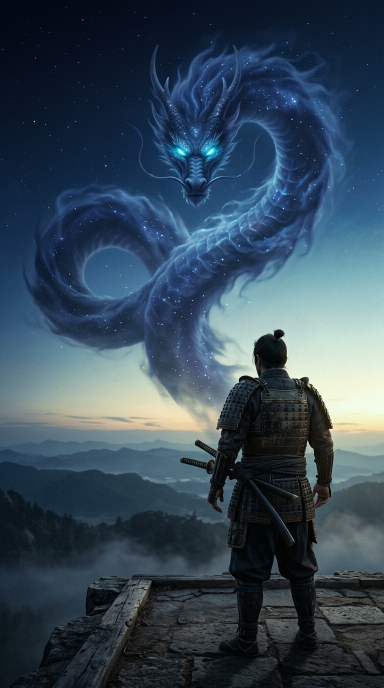
#> input picture stillwave/assets/seiryu-shorts-fr1.jpg, 768 x 1376 px, found by its file name (shown at 1/2 size)
$ python seiryu-short-build.py
#> lines starting #> are read from the running program, lines starting #| are printed output that depends on the picture
#!/usr/bin/env python3
"""SEIRYU Short builder — 6 vertical shots, jitter-free Ken Burns (PIL float crop).

fr1 samurai + starlit sky-dragon (hook) · fr2 dew on moss macro (breather)
fr3 sky-dragon head close, glowing eyes (reveal) · fr4 calm horizon at first
light (concept 青龍 + SEIRYU overlay — the "kanji frame") · fr5 stone lantern
detail (scene) · fr6 wide samurai + sunrise dragon, warmer light (wisdom / close)
"""
from PIL import Image
from pathlib import Path
import numpy as np

A = Path("/home/user/dan-documents/stillwave/assets")
SP = Path("/tmp/claude-0/-home-user-dan-documents/48780e4d-ee5f-5a8f-92df-523468e19c72/scratchpad")
OUTDIR = SP / "seiryu_shframes"
W, H = 1080, 1920
FPS = 30
SHOT = 6.5
XF = 0.8

SHOTS = [
    ("seiryu-shorts-fr1.jpg", True),
    ("seiryu-shorts-fr2.jpg", False),
    ("seiryu-shorts-fr3.jpg", True),
    ("seiryu-shorts-fr4.jpg", False),
    ("seiryu-shorts-fr5.jpg", True),
    ("seiryu-shorts-fr6.jpg", False),
]
ZOOM = 0.10

# step = 5.7, total = 5.7*5 + 6.5 = 35.0s
OVERLAYS = [
    ("seiryv_hook.png", 3.0, 8.4),        # shot 1
    ("seiryv_concept.png", 18.0, 23.0),  # shot 4 (starts 17.1)
    ("seiryv_wisdom.png", 29.6, 34.0),   # shot 6 (starts 28.5)
]
FADE = 0.9
END_FADE = 1.0


def load_cover(p):
    im = Image.open(p).convert("RGB")
#> im is the input picture: PIL image 768x1376 RGB; mean R, G, B 54.6, 72.7, 88.3
    tw = im.height * W / H
#> tw = 774
    if im.width > tw:
        x = (im.width - tw) / 2
        im = im.crop((int(x), 0, int(x + tw), im.height))
    else:
        th = im.width * H / W
#> th = 1365.3
        y = (im.height - th) / 2
#> y = 5.33
        im = im.crop((0, int(y), im.width, int(y + th)))
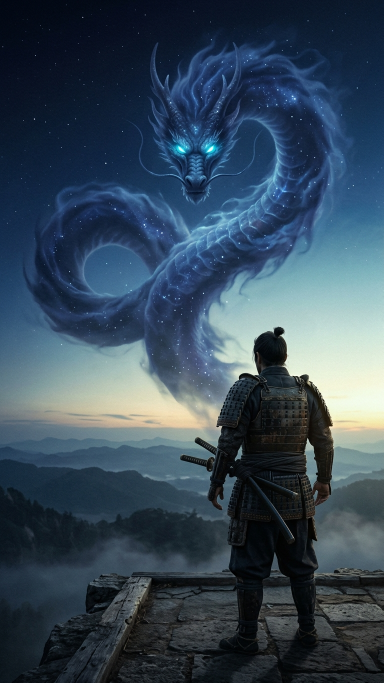
#> im: PIL image 768x1365 RGB (shown at 1/2 size); mean R, G, B 54.9, 73.2, 88.8
    return im.resize((W * 2, H * 2), Image.LANCZOS)


def kb_frame(src, prog, zoom_in):
    z = (1.0 + ZOOM * prog) if zoom_in else (1.0 + ZOOM * (1.0 - prog))
    cw, ch = src.width / z, src.height / z
    x0, y0 = (src.width - cw) / 2.0, (src.height - ch) / 2.0
    return src.resize((W, H), Image.LANCZOS, box=(x0, y0, x0 + cw, y0 + ch))


def main():
    OUTDIR.mkdir(parents=True, exist_ok=True)
    for old in OUTDIR.glob("*.jpg"):
        old.unlink()
    srcs = [load_cover(A / f) for f, _ in SHOTS]
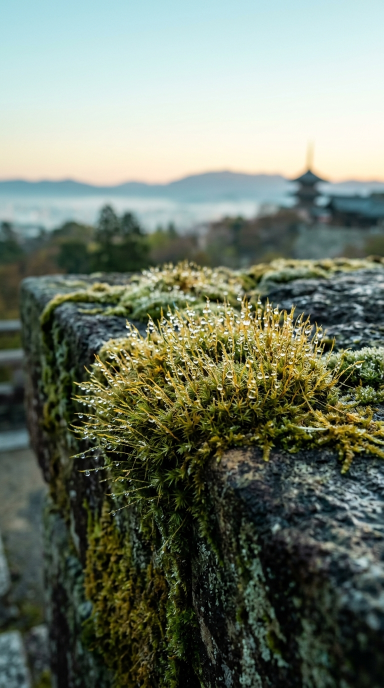
#> input picture stillwave/assets/seiryu-shorts-fr2.jpg, 768 x 1376 px, found by its file name (shown at 1/2 size)
#> in load_cover, im is the input picture: PIL image 768x1376 RGB; mean R, G, B 111.8, 121.4, 105.7
#> in load_cover (call 2), `im = im.crop((0, int(y), im.width, int(y + th)))`:
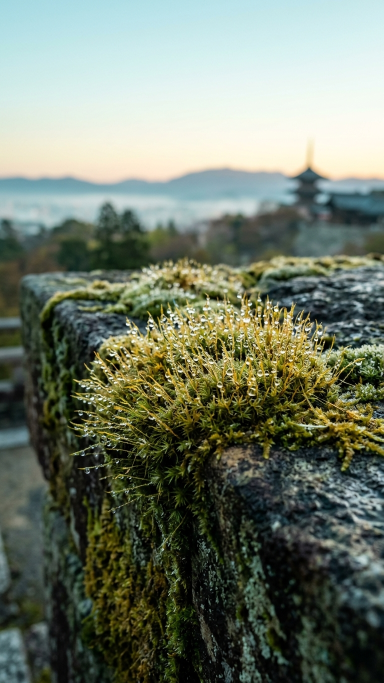
#> im: PIL image 768x1365 RGB (shown at 1/2 size); mean R, G, B 111.9, 121.4, 105.6
    n = len(SHOTS)
    step = SHOT - XF
    total = step * (n - 1) + SHOT
    nframes = int(round(total * FPS))
    ovs = [(Image.open(SP / p).convert("RGBA"), a, b) for p, a, b in OVERLAYS]
    print(f"total {total:.2f}s -> {nframes} frames")
    for i in range(nframes):
        t = i / FPS
        layers = []
        for s in range(n):
            s0 = s * step
            s1 = s0 + SHOT
            if s0 - 1e-6 <= t < s1:
                prog = (t - s0) / SHOT
                w = 1.0
                if s > 0 and t < s0 + XF:
                    w = (t - s0) / XF
                if s < n - 1 and t > s0 + step:
                    w = 1.0 - (t - (s0 + step)) / XF
                layers.append((s, prog, max(0.0, min(1.0, w))))
        if not layers:
            layers = [(n - 1, 1.0, 1.0)]
        if len(layers) == 1:
            s, prog, _ = layers[0]
            frame = kb_frame(srcs[s], prog, SHOTS[s][1])
        else:
            (sa, pa, wa), (sb, pb, wb) = layers[0], layers[1]
            Aa = np.asarray(kb_frame(srcs[sa], pa, SHOTS[sa][1]), dtype=np.float32)
            Bb = np.asarray(kb_frame(srcs[sb], pb, SHOTS[sb][1]), dtype=np.float32)
            f = wb / max(1e-6, wa + wb)
            frame = Image.fromarray(np.clip(Aa * (1 - f) + Bb * f, 0, 255).astype(np.uint8))
        for ov, a, b in ovs:
            if a - FADE <= t <= b + FADE:
                if t < a:
                    al = (t - (a - FADE)) / FADE
                elif t > b:
                    al = 1.0 - (t - b) / FADE
                else:
                    al = 1.0
                al = max(0.0, min(1.0, al))
                if al > 0.003:
                    layer = ov if al >= 0.999 else Image.fromarray(
                        np.dstack([np.asarray(ov)[:, :, :3],
                                   (np.asarray(ov)[:, :, 3] * al).astype(np.uint8)]))
                    frame = Image.alpha_composite(frame.convert("RGBA"), layer).convert("RGB")
        if t > total - END_FADE:
            k = 1.0 - (t - (total - END_FADE)) / END_FADE
            frame = Image.fromarray((np.asarray(frame, dtype=np.float32) * max(0.0, k)).astype(np.uint8))
        frame.save(OUTDIR / f"f_{i:05d}.jpg", quality=95)
    print("frames done:", len(list(OUTDIR.glob('*.jpg'))))


if __name__ == "__main__":
#> (the run stopped early here; a loop or call above may not have finished)
